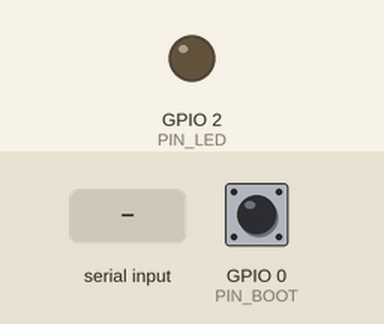
Recording of a sketch running on a simulated ESP32. Shown: output pins drawn as LEDs (lit = HIGH). Dashed ring = blinking. Inputs (shaded band) come from the test bench; at power-on: GPIO 0 (PIN_BOOT) HIGH. WiFi joins after 1.5 s; servers stay silent unless stated; EEPROM starts erased; what the sketch prints to the serial monitor is not drawn. At 4.4 s the program restarts the board; the recording ends there.

Above: at 3.0 s.
3.1 s: "portal\n" received over Serial
At 3.71 s:
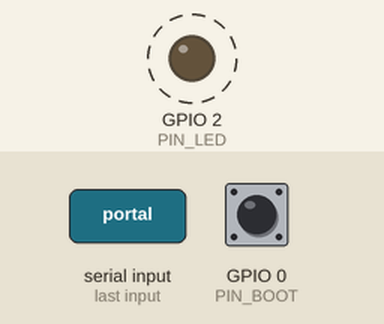
Timing chart, 0 to 4.4 s (numbered marks = the images above; inputs shaded):
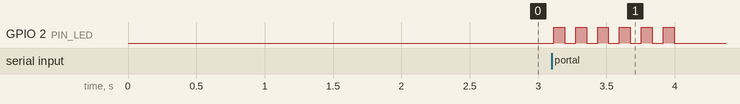

Measured:
- after the input at 3.1 s, GPIO 2 (PIN_LED): alternates HIGH for 0.08 s and LOW for 0.08 s, 12 changes in all, then stays LOW, starting at once

The sketch:

esp32-pulse.ino
```cpp
/*
 * Powerwatch — pulse
 *
 * ESP32 su una presa NON protetta da UPS: manda un pacchetto UDP al watchdog
 * ogni PULSE_INTERVAL_MS. Se manca la corrente si spegne, i pacchetti cessano,
 * e il watchdog (sotto UPS) se ne accorge.
 *
 * La configurazione (WiFi + indirizzo del watchdog) NON e' compilata qui
 * dentro: al primo avvio la board apre un access point e te la fa inserire dal
 * telefono. Cosi' la password del WiFi non finisce nel sorgente, e cambiare
 * router non richiede di riflashare.
 *
 * Il watchdog risponde "ack" a ogni pulse: il LED dice se l'indirizzo che hai
 * configurato e' quello giusto.
 *   - un lampeggio breve per pulse .... ack ricevuto, tutto a posto
 *   - tre lampeggi rapidi ............ nessuna risposta: IP/porta sbagliati,
 *                                      o il server non e' in ascolto
 *
 * Per riconfigurare, due strade:
 *   - tieni premuto BOOT per 3 s CON LA BOARD ACCESA (non durante il reset:
 *     GPIO0 basso all'avvio manda l'ESP32 nel bootloader e lo sketch non parte)
 *   - oppure via seriale a 115200: scrivi "help"
 *
 * Librerie: WiFiManager (tzapu)
 */

#include <Preferences.h>
#include <WiFi.h>
#include <WiFiManager.h>
#include <WiFiUdp.h>

static const char* SETUP_AP_NAME = "powerwatch-setup";
static const char* SETUP_AP_PASS = "powerwatch";   // cambiala se vuoi

static const uint32_t PULSE_INTERVAL_MS = 10000;   // un pulse ogni 10 s
static const uint32_t ACK_TIMEOUT_MS    = 400;     // attesa della risposta
static const uint32_t PORTAL_TIMEOUT_S  = 300;     // poi riavvia e ritenta
static const uint32_t BOOT_HOLD_MS      = 3000;    // pressione per riconfigurare
static const uint16_t LOCAL_UDP_PORT    = 9998;    // porta da cui inviamo

static const int PIN_LED  = 2;   // LED di bordo sulla maggior parte dei devkit
static const int PIN_BOOT = 0;   // pulsante BOOT

Preferences prefs;
WiFiUDP udp;

String cfgHost, cfgPort, cfgToken;
bool shouldSave = false;
uint32_t lastPulse = 0;
uint32_t bootPressedAt = 0;
bool lastAcked = false;

void saveParamsCallback() { shouldSave = true; }

void blink(int times, int on, int off) {
  for (int i = 0; i < times; i++) {
    digitalWrite(PIN_LED, HIGH); delay(on);
    digitalWrite(PIN_LED, LOW);  delay(off);
  }
}

// ---------- configurazione ----------
void loadConfig() {
  prefs.begin("powerwatch", true);
  cfgHost  = prefs.getString("host", "192.168.1.10");
  cfgPort  = prefs.getString("port", "9999");
  cfgToken = prefs.getString("token", "cambiami");
  prefs.end();
}

void storeConfig(const String& host, const String& port, const String& token) {
  prefs.begin("powerwatch", false);
  prefs.putString("host", host);
  prefs.putString("port", port);
  prefs.putString("token", token);
  prefs.end();
}

void printConfig() {
  Serial.printf("[cfg] watchdog  %s:%s\n", cfgHost.c_str(), cfgPort.c_str());
  Serial.printf("[cfg] token     %s\n", cfgToken.c_str());
  Serial.printf("[cfg] wifi      %s (IP %s)\n",
                WiFi.SSID().c_str(), WiFi.localIP().toString().c_str());
}

// Cancella WiFi e configurazione, poi riavvia: al riavvio setup() non trova
// credenziali e riapre il portale.
void wipeAndRestart() {
  Serial.println("[cfg] cancello configurazione e riavvio nel portale");
  WiFiManager wm;
  wm.resetSettings();
  prefs.begin("powerwatch", false);
  prefs.clear();
  prefs.end();
  blink(6, 80, 80);
  delay(300);
  ESP.restart();
}

// ---------- console seriale ----------
void runCommand(String line) {
  line.trim();
  int sp = line.indexOf(' ');
  String cmd = (sp < 0) ? line : line.substring(0, sp);
  String arg = (sp < 0) ? ""   : line.substring(sp + 1);
  arg.trim();

  if (cmd == "help") {
    Serial.println("comandi: show | host <ip> | port <n> | token <s> | portal | reset");
  } else if (cmd == "show") {
    printConfig();
  } else if (cmd == "host" && arg.length()) {
    storeConfig(arg, cfgPort, cfgToken); loadConfig(); printConfig();
  } else if (cmd == "port" && arg.length()) {
    storeConfig(cfgHost, arg, cfgToken); loadConfig(); printConfig();
  } else if (cmd == "token" && arg.length()) {
    storeConfig(cfgHost, cfgPort, arg); loadConfig(); printConfig();
  } else if (cmd == "portal" || cmd == "reset") {
    wipeAndRestart();
  } else {
    Serial.printf("[serial] comando sconosciuto: '%s' (prova 'help')\n", cmd.c_str());
  }
}

void handleSerial() {
  static String buf;
  while (Serial.available()) {
    char c = Serial.read();
    if (c == '\n' || c == '\r') {
      if (buf.length()) { runCommand(buf); buf = ""; }
    } else if (buf.length() < 120) {
      buf += c;
    }
  }
}

// BOOT tenuto premuto A BOARD ACCESA per 3 s = riconfigura.
void handleBootButton() {
  if (digitalRead(PIN_BOOT) == LOW) {
    if (bootPressedAt == 0) {
      bootPressedAt = millis();
      Serial.println("[cfg] BOOT premuto, tieni 3 s per riconfigurare...");
    } else if (millis() - bootPressedAt >= BOOT_HOLD_MS) {
      wipeAndRestart();
    }
  } else {
    bootPressedAt = 0;
  }
}

// ---------- pulse ----------
void sendPulse() {
  udp.beginPacket(cfgHost.c_str(), cfgPort.toInt());
  udp.print(cfgToken);
  udp.endPacket();

  // Il watchdog risponde "ack": e' la conferma che l'indirizzo e' giusto.
  bool acked = false;
  uint32_t t0 = millis();
  while (millis() - t0 < ACK_TIMEOUT_MS) {
    int len = udp.parsePacket();
    if (len > 0) {
      char b[8] = {0};
      udp.read(b, min(len, 7));
      if (strncmp(b, "ack", 3) == 0) { acked = true; break; }
    }
    delay(10);
  }

  if (acked) {
    blink(1, 30, 0);
    if (!lastAcked) Serial.printf("[pulse] %s:%s risponde\n", cfgHost.c_str(), cfgPort.c_str());
  } else {
    blink(3, 40, 60);
    Serial.printf("[pulse] nessuna risposta da %s:%s — indirizzo giusto? server acceso?\n",
                  cfgHost.c_str(), cfgPort.c_str());
  }
  lastAcked = acked;
}

// ---------- avvio ----------
void setup() {
  Serial.begin(115200);
  pinMode(PIN_LED, OUTPUT);
  pinMode(PIN_BOOT, INPUT_PULLUP);
  delay(300);
  Serial.println("\n[Powerwatch] pulse — scrivi 'help' per i comandi");

  loadConfig();

  WiFiManager wm;
  WiFiManagerParameter pHost("host", "IP del watchdog", cfgHost.c_str(), 40);
  WiFiManagerParameter pPort("port", "Porta UDP", cfgPort.c_str(), 6);
  WiFiManagerParameter pToken("token", "Token (PW_TOKEN)", cfgToken.c_str(), 64);
  wm.addParameter(&pHost);
  wm.addParameter(&pPort);
  wm.addParameter(&pToken);
  wm.setSaveParamsCallback(saveParamsCallback);
  wm.setConfigPortalTimeout(PORTAL_TIMEOUT_S);
  wm.setConnectTimeout(20);

  // Con credenziali salvate si collega e basta; altrimenti apre il portale.
  if (!wm.autoConnect(SETUP_AP_NAME, SETUP_AP_PASS)) {
    Serial.println("[wifi] connessione fallita, riavvio");
    delay(1000);
    ESP.restart();
  }

  if (shouldSave) {
    storeConfig(pHost.getValue(), pPort.getValue(), pToken.getValue());
    loadConfig();
  }

  WiFi.setSleep(false);
  WiFi.setAutoReconnect(true);
  udp.begin(LOCAL_UDP_PORT);   // serve per poter ricevere l'ack
  printConfig();
}

void loop() {
  handleSerial();
  handleBootButton();

  // Dopo un blackout il router (sotto UPS) e' gia' su: qui si riaggancia.
  if (WiFi.status() != WL_CONNECTED) {
    digitalWrite(PIN_LED, LOW);
    delay(100);
    return;
  }

  if (millis() - lastPulse >= PULSE_INTERVAL_MS) {
    lastPulse = millis();
    sendPulse();
  }

  delay(50);
}
```
